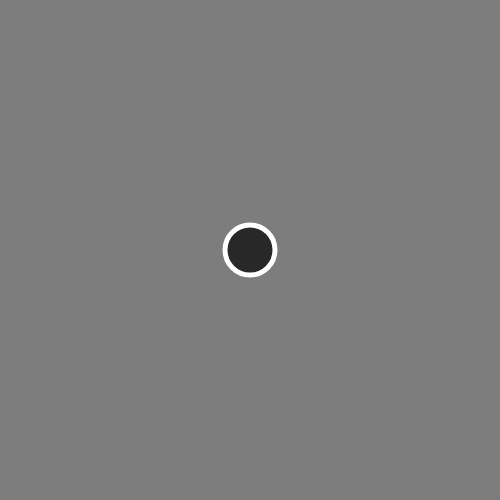
Frame 1 (no input)
Frame 60 (no input): identical to frame 1, image omitted
Frame 120 (the mouse pressed at the canvas centre since frame 60): identical to frame 1, image omitted

The p5.js sketch that drew this single still picture (run headless with seeded random() and noise() and a simulated clock; from frame 60 on, the mouse is pressed at the canvas centre):

// p5.js sketch
// ── sketch.js
function setup() {
  createCanvas(500, 500);
}

function draw() {
  background(125);
  fill(40);
  stroke(255);
  strokeWeight(5);
  ellipse(250, 250, 50);
}
